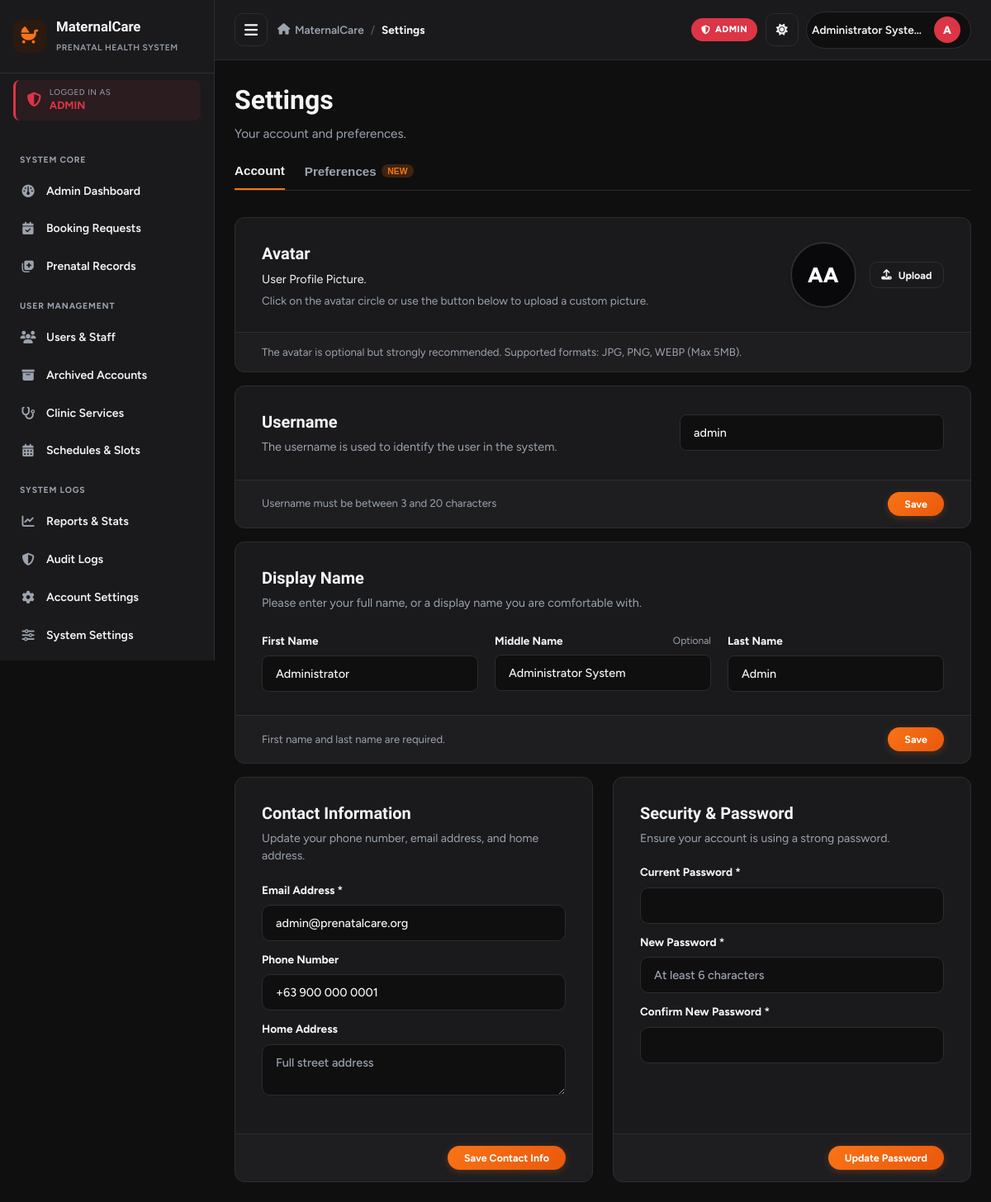
/account_settings.php (signed in), run on the app's committed database.
### tables this page shows
CREATE TABLE IF NOT EXISTS `users` (
    `id` INT AUTO_INCREMENT PRIMARY KEY,
    `username` VARCHAR(50) NOT NULL UNIQUE,
    `email` VARCHAR(100) NOT NULL UNIQUE,
    `password` VARCHAR(255) NOT NULL,
    `role` ENUM('patient', 'healthcare_worker', 'admin') NOT NULL DEFAULT 'patient',
    `full_name` VARCHAR(100) NOT NULL,
    `phone` VARCHAR(20) DEFAULT NULL,
    `status` ENUM('active', 'inactive', 'archived') NOT NULL DEFAULT 'active',
    `address` TEXT DEFAULT NULL,
    `avatar` VARCHAR(255) DEFAULT NULL,
    `room` VARCHAR(100) DEFAULT NULL,
    `deleted_at` TIMESTAMP NULL DEFAULT NULL,
    `created_at` TIMESTAMP DEFAULT CURRENT_TIMESTAMP,
    `updated_at` TIMESTAMP DEFAULT CURRENT_TIMESTAMP ON UPDATE CURRENT_TIMESTAMP
);

### config.php (called while the page is built, shortened)
<?php
function sanitize($data) {
    return htmlspecialchars(trim((string)$data), ENT_QUOTES, 'UTF-8');
}

### account_settings.php (the view, shortened to what this page needs)
<?php
require_once __DIR__ . '/config.php';
$userId = getCurrentUserId();
$db = getDB();
$stmt = $db->prepare("SELECT * FROM users WHERE id = ?");
$stmt->execute([$userId]);
$user = $stmt->fetch();
$patientAddress = '';
$userAddress = $user['address'] ?? $patientAddress;
$rawFullName = trim($user['full_name']);
$nameTokens = array_values(array_filter(explode(' ', $rawFullName)));
$firstName = $nameTokens[0] ?? '';
$lastName = count($nameTokens) > 1 ? array_pop($nameTokens) : '';
$middleName = count($nameTokens) > 0 ? implode(' ', $nameTokens) : '';
$avatarInitials = strtoupper(substr($firstName, 0, 1));
if ($lastName) {
    $avatarInitials .= strtoupper(substr($lastName, 0, 1));
}
include __DIR__ . '/includes/header.php';
?>
<div class="page-header" style="margin-bottom: 1.5rem;">
    <div class="page-title">
        <h1 style="font-size: 2rem; font-weight: 800; font-family: 'Bricolage Grotesque', sans-serif;">Settings</h1>
        <p style="color: var(--text-muted); font-size: 0.95rem; margin-top: 0.2rem;">Your account and preferences.</p>
    </div>
</div>
<div style="border-bottom: 1px solid var(--border-color); margin-bottom: 2rem; display: flex; gap: 1.5rem;">
    <button type="button" id="tabBtnAccount" class="settings-tab-btn active" onclick="switchSettingsTab('account')" style="padding-bottom: 0.85rem; font-weight: 700; font-size: 0.95rem; color: var(--text-dark); border: none; background: none; border-bottom: 2px solid var(--primary); cursor: pointer;">
        Account
    </button>
    <button type="button" id="tabBtnPreferences" class="settings-tab-btn" onclick="switchSettingsTab('preferences')" style="padding-bottom: 0.85rem; font-weight: 600; font-size: 0.95rem; color: var(--text-muted); border: none; background: none; cursor: pointer; display: flex; align-items: center; gap: 0.4rem;">
        Preferences
        <span style="background: rgba(249, 115, 22, 0.2); color: #F97316; font-size: 0.65rem; font-weight: 800; padding: 0.15rem 0.45rem; border-radius: 999px; text-transform: uppercase;">New</span>
    </button>
</div>
<div id="settingsTabAccount" class="settings-tab-pane" style="display: block;">
    <div class="settings-card mb-4" style="background: var(--surface); border: 1px solid var(--border-color); border-radius: var(--radius-md); overflow: hidden;">
        <div style="padding: 1.75rem 2rem; display: flex; align-items: center; justify-content: space-between; gap: 1.5rem; flex-wrap: wrap;">
            <div>
                <h3 style="font-size: 1.25rem; font-weight: 700; margin-bottom: 0.35rem; color: var(--text-dark);">Avatar</h3>
                <p style="color: var(--text-main); margin: 0; font-size: 0.9rem;">User Profile Picture.</p>
                <p style="color: var(--text-muted); margin: 0.25rem 0 0; font-size: 0.85rem;">Click on the avatar circle or use the button below to upload a custom picture.</p>
            </div>
            <div style="display: flex; align-items: center; gap: 1rem;">
                <form id="avatarUploadForm" method="POST" action="" enctype="multipart/form-data" style="margin:0;">
                    <div onclick="document.getElementById('avatarFileInput').click();" style="width: 80px; height: 80px; border-radius: 50%; background: #09090B; border: 2px solid var(--border-color); display: flex; align-items: center; justify-content: center; color: #FFFFFF; font-weight: 800; font-size: 1.6rem; flex-shrink: 0; cursor: pointer; overflow: hidden; box-shadow: var(--shadow-sm); position: relative;" title="Click to upload avatar">
                        <?php if (!empty($user['avatar']) && file_exists(__DIR__ . '/' . $user['avatar'])): ?>
                            <img src="<?php echo BASE_URL . sanitize($user['avatar']); ?>" alt="Avatar" style="width: 100%; height: 100%; object-fit: cover;">
                        <?php else: ?>
                            <?php echo sanitize($avatarInitials); ?>
                        <?php endif; ?>
                    </div>
                </form>
                <div style="display: flex; flex-direction: column; gap: 0.5rem;">
                    <button type="button" class="btn btn-outline btn-sm" onclick="document.getElementById('avatarFileInput').click();">
                        <i class="fa-solid fa-upload"></i> Upload
                    </button>
                </div>
            </div>
        </div>
        <div style="background: rgba(255, 255, 255, 0.02); border-top: 1px solid var(--border-color); padding: 0.85rem 2rem; font-size: 0.82rem; color: var(--text-muted);">
            The avatar is optional but strongly recommended. Supported formats: JPG, PNG, WEBP (Max 5MB).
        </div>
    </div>
    <form method="POST" action="">
        <div class="settings-card mb-4" style="background: var(--surface); border: 1px solid var(--border-color); border-radius: var(--radius-md); overflow: hidden;">
            <div style="padding: 1.75rem 2rem; display: flex; align-items: center; justify-content: space-between; gap: 1.5rem; flex-wrap: wrap;">
                <div style="max-width: 480px;">
                    <h3 style="font-size: 1.25rem; font-weight: 700; margin-bottom: 0.35rem; color: var(--text-dark);">Username</h3>
                    <p style="color: var(--text-muted); margin: 0; font-size: 0.9rem;">The username is used to identify the user in the system.</p>
                </div>
                <div style="min-width: 240px; flex: 1; max-width: 320px;">
                    <input type="text" name="username" class="form-control" value="<?php echo sanitize($user['username']); ?>" required style="background: var(--bg-body); border-radius: var(--radius-sm); padding: 0.75rem 1rem; border: 1px solid var(--border-color);">
                </div>
            </div>
            <div style="background: rgba(255, 255, 255, 0.02); border-top: 1px solid var(--border-color); padding: 0.85rem 2rem; display: flex; align-items: center; justify-content: space-between; gap: 1rem; flex-wrap: wrap;">
                <span style="font-size: 0.82rem; color: var(--text-muted);">Username must be between 3 and 20 characters</span>
                <button type="submit" class="btn btn-primary btn-sm" style="border-radius: 999px; padding: 0.45rem 1.25rem; font-weight: 700;">Save</button>
            </div>
        </div>
    </form>
    <form method="POST" action="">
        <div class="settings-card mb-4" style="background: var(--surface); border: 1px solid var(--border-color); border-radius: var(--radius-md); overflow: hidden;">
            <div style="padding: 1.75rem 2rem;">
                <h3 style="font-size: 1.25rem; font-weight: 700; margin-bottom: 0.35rem; color: var(--text-dark);">Display Name</h3>
                <p style="color: var(--text-muted); margin-bottom: 1.5rem; font-size: 0.9rem;">Please enter your full name, or a display name you are comfortable with.</p>
                <div class="form-row" style="display: grid; grid-template-columns: repeat(auto-fit, minmax(200px, 1fr)); gap: 1.25rem;">
                    <div>
                        <label class="form-label" style="font-weight: 700; font-size: 0.85rem;">First Name</label>
                        <input type="text" name="first_name" class="form-control" value="<?php echo sanitize($firstName); ?>" required style="background: var(--bg-body); border-radius: var(--radius-sm); padding: 0.75rem 1rem;">
                    </div>
                    <div>
                        <div style="display: flex; justify-content: space-between; align-items: center; margin-bottom: 0.4rem;">
                            <label class="form-label" style="font-weight: 700; font-size: 0.85rem; margin: 0;">Middle Name</label>
                            <span style="font-size: 0.75rem; color: var(--text-muted);">Optional</span>
                        </div>
                        <input type="text" name="middle_name" class="form-control" value="<?php echo sanitize($middleName); ?>" style="background: var(--bg-body); border-radius: var(--radius-sm); padding: 0.75rem 1rem;">
                    </div>
                    <div>
                        <label class="form-label" style="font-weight: 700; font-size: 0.85rem;">Last Name</label>
                        <input type="text" name="last_name" class="form-control" value="<?php echo sanitize($lastName); ?>" required style="background: var(--bg-body); border-radius: var(--radius-sm); padding: 0.75rem 1rem;">
                    </div>
                </div>
            </div>
            <div style="background: rgba(255, 255, 255, 0.02); border-top: 1px solid var(--border-color); padding: 0.85rem 2rem; display: flex; align-items: center; justify-content: space-between; gap: 1rem; flex-wrap: wrap;">
                <span style="font-size: 0.82rem; color: var(--text-muted);">First name and last name are required.</span>
                <button type="submit" class="btn btn-primary btn-sm" style="border-radius: 999px; padding: 0.45rem 1.25rem; font-weight: 700;">Save</button>
            </div>
        </div>
    </form>
    <div class="form-grid" style="display: grid; grid-template-columns: repeat(auto-fit, minmax(320px, 1fr)); gap: 1.5rem;">
        <form method="POST" action="">
            <div class="settings-card" style="background: var(--surface); border: 1px solid var(--border-color); border-radius: var(--radius-md); overflow: hidden; height: 100%; display: flex; flex-direction: column;">
                <div style="padding: 1.75rem 2rem; flex: 1;">
                    <h3 style="font-size: 1.25rem; font-weight: 700; margin-bottom: 0.35rem; color: var(--text-dark);">Contact Information</h3>
                    <p style="color: var(--text-muted); margin-bottom: 1.25rem; font-size: 0.88rem;">Update your phone number, email address, and home address.</p>
                    <div class="form-group mb-3">
                        <label class="form-label">Email Address *</label>
                        <input type="email" name="email" class="form-control" value="<?php echo sanitize($user['email']); ?>" required style="background: var(--bg-body);">
                    </div>
                    <div class="form-group mb-3">
                        <label class="form-label">Phone Number</label>
                        <input type="tel" name="phone" class="form-control" value="<?php echo sanitize($user['phone']); ?>" placeholder="+63 912 345 6789" style="background: var(--bg-body);">
                    </div>
                    <div class="form-group mb-3">
                        <label class="form-label">Home Address</label>
                        <textarea name="address" class="form-control" rows="2" placeholder="Full street address" style="background: var(--bg-body);"><?php echo sanitize($userAddress); ?></textarea>
                    </div>
                </div>
                <div style="background: rgba(255, 255, 255, 0.02); border-top: 1px solid var(--border-color); padding: 0.85rem 2rem; display: flex; justify-content: flex-end;">
                    <button type="submit" class="btn btn-primary btn-sm" style="border-radius: 999px; padding: 0.45rem 1.25rem; font-weight: 700;">Save Contact Info</button>
                </div>
            </div>
        </form>
        <form method="POST" action="">
            <div class="settings-card" style="background: var(--surface); border: 1px solid var(--border-color); border-radius: var(--radius-md); overflow: hidden; height: 100%; display: flex; flex-direction: column;">
                <div style="padding: 1.75rem 2rem; flex: 1;">
                    <h3 style="font-size: 1.25rem; font-weight: 700; margin-bottom: 0.35rem; color: var(--text-dark);">Security & Password</h3>
                    <p style="color: var(--text-muted); margin-bottom: 1.25rem; font-size: 0.88rem;">Ensure your account is using a strong password.</p>
                    <div class="form-group mb-3">
                        <label class="form-label">Current Password *</label>
                        <input type="password" name="current_password" class="form-control" required style="background: var(--bg-body);">
                    </div>
                    <div class="form-group mb-3">
                        <label class="form-label">New Password *</label>
                        <input type="password" name="new_password" class="form-control" required minlength="6" placeholder="At least 6 characters" style="background: var(--bg-body);">
                    </div>
                    <div class="form-group mb-3">
                        <label class="form-label">Confirm New Password *</label>
                        <input type="password" name="confirm_password" class="form-control" required style="background: var(--bg-body);">
                    </div>
                </div>
                <div style="background: rgba(255, 255, 255, 0.02); border-top: 1px solid var(--border-color); padding: 0.85rem 2rem; display: flex; justify-content: flex-end;">
                    <button type="submit" class="btn btn-primary btn-sm" style="border-radius: 999px; padding: 0.45rem 1.25rem; font-weight: 700;">Update Password</button>
                </div>
            </div>
        </form>
    </div>
</div>
<?php include __DIR__ . '/includes/footer.php'; ?>

### data on the page
users: full_name "AA", username "admin", first_name "Administrator", last_name "Admin", email "admin@prenatalcare.org", phone "+63 900 000 0001"

### other printed values
$role['label'] "ADMIN"
$item['section'] "SYSTEM CORE"
$item['label'] "Admin Dashboard"
$item['label'] "Booking Requests"
$item['label'] "Prenatal Records"
$item['section'] "USER MANAGEMENT"
$item['label'] "Users & Staff"
$item['label'] "Archived Accounts"
$item['label'] "Clinic Services"
$item['label'] "Schedules & Slots"
$item['section'] "SYSTEM LOGS"
$item['label'] "Reports & Stats"
$item['label'] "Audit Logs"
$item['label'] "Account Settings"
$item['label'] "System Settings"
